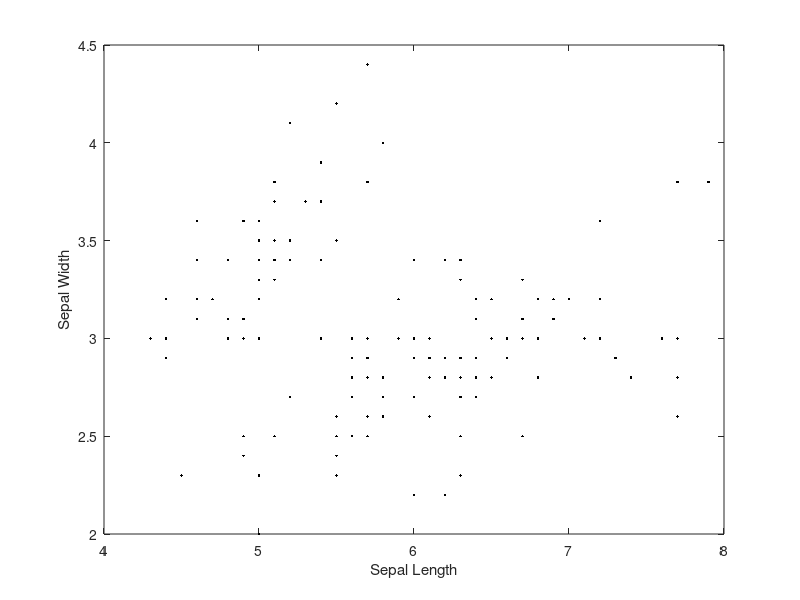
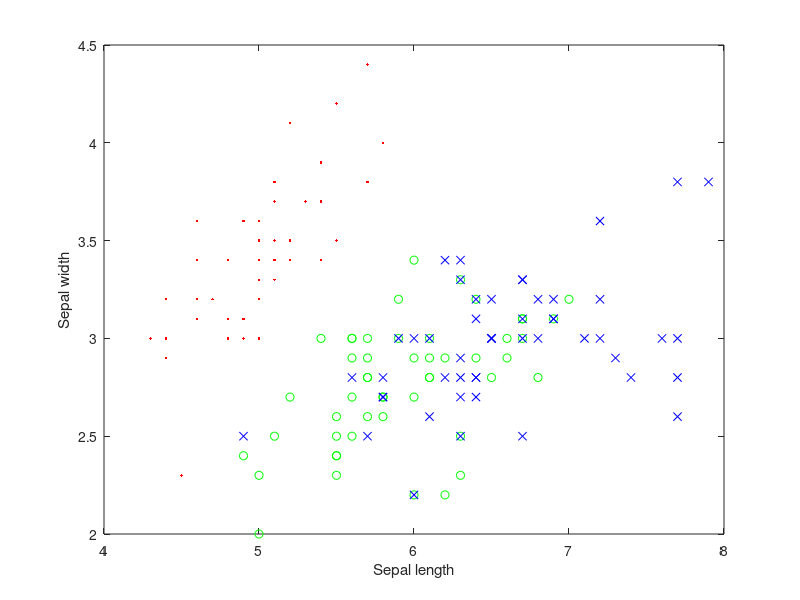
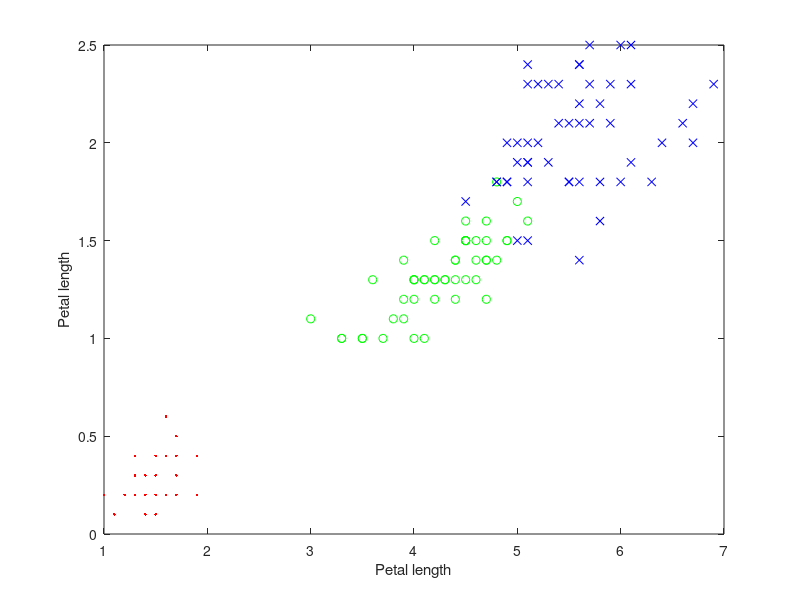

MATLAB code to generate these figures, in order: (Note: this script raises an error after producing the figures.)
clear; close all; clc;

%meas 1열: sepal length
%meas 2열: speal width
%meas 3열: petal length
%meas 4열: petal width
%species: 꽃 종류

load fisheriris;

%%특징 그려보기 (sepal lenght,width)
figure;
plot(meas(:,1),meas(:,2),'k.');
xlabel('Sepal Length');
ylabel('Sepal Width');

%%각 종을 숫자로 표현 1: setosa, 2:versicolor, 3:virginica 
spcs2num=[];
for k = 1:1:length(species)
    if strcmp(species(k), 'setosa') ==1
        spcs2num(k) = 1; % Setosa
    elseif strcmp(species(k), 'versicolor') == 1
        spcs2num(k) = 2; % Versicolor
    elseif strcmp(species(k), 'virginica') == 1
        spcs2num(k) = 3; % Virginica
    end
end




%% 종별로 다른색으로 그리기
idx1 = find(spcs2num==1);
idx2 = find(spcs2num==2);
idx3 = find(spcs2num==3);

figure;
plot(meas(idx1,1),meas(idx1,2),'r.'); hold on; %setosa는 빨간색
plot(meas(idx2,1),meas(idx2,2),'go'); hold on; %versicolor는 녹색 동그라미
plot(meas(idx3,1),meas(idx3,2),'bx'); hold on; %virginica는 파란색 x
xlabel('Sepal length');
ylabel('Sepal width');

figure;
plot(meas(idx1,3),meas(idx1,4),'r.'); hold on; %setosa는 빨간색
plot(meas(idx2,3),meas(idx2,4),'go'); hold on; %versicolor는 녹색 동그라미
plot(meas(idx3,3),meas(idx3,4),'bx'); hold on; %virginica는 파란색 x
xlabel('Petal length');
ylabel('Petal length');

%%학습 데이터 평가데이터 나누기
% 두개로 나누기 versicolor vs virginica
%1~50 : setosa, 51~100 : versicolor, 101~150 :virginica
%학습 데이터 . 71 ~100 : versicolor, 121~150: virginica total60
%평가 데이터. 51~70: versicolor, 101~120 : virginica total 40
tr_id = [71:1:100 121:1:150];
Training_data = meas(tr_id,:);
Training_label = spcs2num(tr_id,:);

ts_id = [51:1:70 101:1:120];
Test_data = meas(ts_id,:);
Test_label = spcs2num(ts_id,:);
